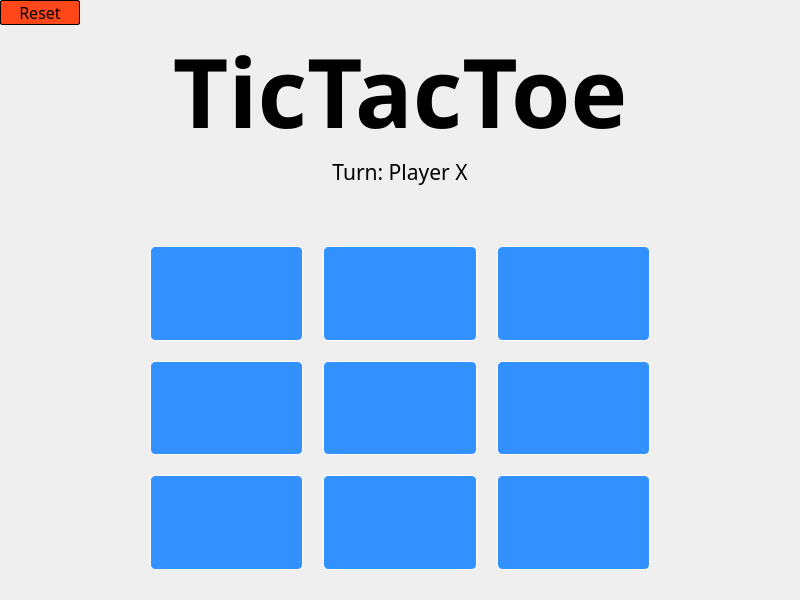
<?xml version="1.0" encoding="UTF-8"?>
<ui version="4.0">
 <class>TicTacToe</class>
 <widget class="QWidget" name="TicTacToe">
  <property name="geometry">
   <rect>
    <x>0</x>
    <y>0</y>
    <width>800</width>
    <height>600</height>
   </rect>
  </property>
  <property name="windowTitle">
   <string>Form</string>
  </property>
  <layout class="QVBoxLayout" name="verticalLayout">
   <property name="spacing">
    <number>0</number>
   </property>
   <property name="leftMargin">
    <number>0</number>
   </property>
   <property name="topMargin">
    <number>0</number>
   </property>
   <property name="rightMargin">
    <number>0</number>
   </property>
   <property name="bottomMargin">
    <number>0</number>
   </property>
   <item>
    <widget class="QPushButton" name="reset">
     <property name="sizePolicy">
      <sizepolicy hsizetype="Fixed" vsizetype="Fixed">
       <horstretch>0</horstretch>
       <verstretch>0</verstretch>
      </sizepolicy>
     </property>
     <property name="minimumSize">
      <size>
       <width>80</width>
       <height>24</height>
      </size>
     </property>
     <property name="font">
      <font>
       <family>Bahnschrift SemiLight Condensed</family>
       <pointsize>12</pointsize>
      </font>
     </property>
     <property name="cursor">
      <cursorShape>PointingHandCursor</cursorShape>
     </property>
     <property name="styleSheet">
      <string notr="true">QPushButton {
	background-color: rgb(255, 71, 25);
	border: 0.5px solid rgb(0, 0, 0);
	border-radius: 2px;
}

QPushButton:hover {
	background-color: rgb(255, 101, 29);
}</string>
     </property>
     <property name="text">
      <string>Reset</string>
     </property>
    </widget>
   </item>
   <item>
    <widget class="QLabel" name="label">
     <property name="sizePolicy">
      <sizepolicy hsizetype="Preferred" vsizetype="Fixed">
       <horstretch>0</horstretch>
       <verstretch>0</verstretch>
      </sizepolicy>
     </property>
     <property name="font">
      <font>
       <family>Agency FB</family>
       <pointsize>72</pointsize>
       <bold>true</bold>
      </font>
     </property>
     <property name="text">
      <string>TicTacToe</string>
     </property>
     <property name="alignment">
      <set>Qt::AlignCenter</set>
     </property>
    </widget>
   </item>
   <item>
    <widget class="QLabel" name="turn">
     <property name="font">
      <font>
       <family>Bahnschrift SemiLight SemiConde</family>
       <pointsize>16</pointsize>
      </font>
     </property>
     <property name="text">
      <string>Turn: Player X</string>
     </property>
     <property name="alignment">
      <set>Qt::AlignCenter</set>
     </property>
     <property name="margin">
      <number>10</number>
     </property>
    </widget>
   </item>
   <item>
    <widget class="QLabel" name="result">
     <property name="font">
      <font>
       <family>Bahnschrift SemiLight SemiConde</family>
       <pointsize>16</pointsize>
      </font>
     </property>
     <property name="text">
      <string/>
     </property>
     <property name="alignment">
      <set>Qt::AlignCenter</set>
     </property>
     <property name="margin">
      <number>0</number>
     </property>
    </widget>
   </item>
   <item>
    <layout class="QGridLayout" name="gridLayout">
     <property name="leftMargin">
      <number>150</number>
     </property>
     <property name="topMargin">
      <number>30</number>
     </property>
     <property name="rightMargin">
      <number>150</number>
     </property>
     <property name="bottomMargin">
      <number>30</number>
     </property>
     <property name="spacing">
      <number>20</number>
     </property>
     <item row="3" column="2">
      <widget class="QPushButton" name="btn_grid22">
       <property name="sizePolicy">
        <sizepolicy hsizetype="Expanding" vsizetype="Expanding">
         <horstretch>0</horstretch>
         <verstretch>0</verstretch>
        </sizepolicy>
       </property>
       <property name="font">
        <font>
         <family>Segoe MDL2 Assets</family>
         <pointsize>36</pointsize>
         <bold>false</bold>
        </font>
       </property>
       <property name="cursor">
        <cursorShape>PointingHandCursor</cursorShape>
       </property>
       <property name="styleSheet">
        <string notr="true">QPushButton {
	background-color: rgb(51, 145, 255);
	border: 1px solid rgb(255, 255, 255);
	border-radius: 5px;
}

QPushButton:hover {
	background-color: rgb(128, 187, 255);
}</string>
       </property>
       <property name="text">
        <string/>
       </property>
      </widget>
     </item>
     <item row="1" column="1">
      <widget class="QPushButton" name="btn_grid01">
       <property name="sizePolicy">
        <sizepolicy hsizetype="Expanding" vsizetype="Expanding">
         <horstretch>0</horstretch>
         <verstretch>0</verstretch>
        </sizepolicy>
       </property>
       <property name="font">
        <font>
         <family>Segoe MDL2 Assets</family>
         <pointsize>36</pointsize>
         <bold>false</bold>
        </font>
       </property>
       <property name="cursor">
        <cursorShape>PointingHandCursor</cursorShape>
       </property>
       <property name="styleSheet">
        <string notr="true">QPushButton {
	background-color: rgb(51, 145, 255);
	border: 1px solid rgb(255, 255, 255);
	border-radius: 5px;
}

QPushButton:hover {
	background-color: rgb(128, 187, 255);
}</string>
       </property>
       <property name="text">
        <string/>
       </property>
      </widget>
     </item>
     <item row="3" column="0">
      <widget class="QPushButton" name="btn_grid20">
       <property name="sizePolicy">
        <sizepolicy hsizetype="Expanding" vsizetype="Expanding">
         <horstretch>0</horstretch>
         <verstretch>0</verstretch>
        </sizepolicy>
       </property>
       <property name="font">
        <font>
         <family>Segoe MDL2 Assets</family>
         <pointsize>36</pointsize>
         <bold>false</bold>
        </font>
       </property>
       <property name="cursor">
        <cursorShape>PointingHandCursor</cursorShape>
       </property>
       <property name="styleSheet">
        <string notr="true">QPushButton {
	background-color: rgb(51, 145, 255);
	border: 1px solid rgb(255, 255, 255);
	border-radius: 5px;
}

QPushButton:hover {
	background-color: rgb(128, 187, 255);
}</string>
       </property>
       <property name="text">
        <string/>
       </property>
      </widget>
     </item>
     <item row="2" column="0">
      <widget class="QPushButton" name="btn_grid10">
       <property name="sizePolicy">
        <sizepolicy hsizetype="Expanding" vsizetype="Expanding">
         <horstretch>0</horstretch>
         <verstretch>0</verstretch>
        </sizepolicy>
       </property>
       <property name="font">
        <font>
         <family>Segoe MDL2 Assets</family>
         <pointsize>36</pointsize>
         <bold>false</bold>
        </font>
       </property>
       <property name="cursor">
        <cursorShape>PointingHandCursor</cursorShape>
       </property>
       <property name="styleSheet">
        <string notr="true">QPushButton {
	background-color: rgb(51, 145, 255);
	border: 1px solid rgb(255, 255, 255);
	border-radius: 5px;
}

QPushButton:hover {
	background-color: rgb(128, 187, 255);
}</string>
       </property>
       <property name="text">
        <string/>
       </property>
      </widget>
     </item>
     <item row="3" column="1">
      <widget class="QPushButton" name="btn_grid21">
       <property name="sizePolicy">
        <sizepolicy hsizetype="Expanding" vsizetype="Expanding">
         <horstretch>0</horstretch>
         <verstretch>0</verstretch>
        </sizepolicy>
       </property>
       <property name="font">
        <font>
         <family>Segoe MDL2 Assets</family>
         <pointsize>36</pointsize>
         <bold>false</bold>
        </font>
       </property>
       <property name="cursor">
        <cursorShape>PointingHandCursor</cursorShape>
       </property>
       <property name="styleSheet">
        <string notr="true">QPushButton {
	background-color: rgb(51, 145, 255);
	border: 1px solid rgb(255, 255, 255);
	border-radius: 5px;
}

QPushButton:hover {
	background-color: rgb(128, 187, 255);
}</string>
       </property>
       <property name="text">
        <string/>
       </property>
      </widget>
     </item>
     <item row="2" column="1">
      <widget class="QPushButton" name="btn_grid11">
       <property name="sizePolicy">
        <sizepolicy hsizetype="Expanding" vsizetype="Expanding">
         <horstretch>0</horstretch>
         <verstretch>0</verstretch>
        </sizepolicy>
       </property>
       <property name="font">
        <font>
         <family>Segoe MDL2 Assets</family>
         <pointsize>36</pointsize>
         <bold>false</bold>
        </font>
       </property>
       <property name="cursor">
        <cursorShape>PointingHandCursor</cursorShape>
       </property>
       <property name="styleSheet">
        <string notr="true">QPushButton {
	background-color: rgb(51, 145, 255);
	border: 1px solid rgb(255, 255, 255);
	border-radius: 5px;
}

QPushButton:hover {
	background-color: rgb(128, 187, 255);
}</string>
       </property>
       <property name="text">
        <string/>
       </property>
      </widget>
     </item>
     <item row="1" column="2">
      <widget class="QPushButton" name="btn_grid02">
       <property name="sizePolicy">
        <sizepolicy hsizetype="Expanding" vsizetype="Expanding">
         <horstretch>0</horstretch>
         <verstretch>0</verstretch>
        </sizepolicy>
       </property>
       <property name="font">
        <font>
         <family>Segoe MDL2 Assets</family>
         <pointsize>36</pointsize>
         <bold>false</bold>
        </font>
       </property>
       <property name="cursor">
        <cursorShape>PointingHandCursor</cursorShape>
       </property>
       <property name="styleSheet">
        <string notr="true">QPushButton {
	background-color: rgb(51, 145, 255);
	border: 1px solid rgb(255, 255, 255);
	border-radius: 5px;
}

QPushButton:hover {
	background-color: rgb(128, 187, 255);
}</string>
       </property>
       <property name="text">
        <string/>
       </property>
      </widget>
     </item>
     <item row="1" column="0">
      <widget class="QPushButton" name="btn_grid00">
       <property name="sizePolicy">
        <sizepolicy hsizetype="Expanding" vsizetype="Expanding">
         <horstretch>0</horstretch>
         <verstretch>0</verstretch>
        </sizepolicy>
       </property>
       <property name="font">
        <font>
         <family>Segoe MDL2 Assets</family>
         <pointsize>36</pointsize>
         <bold>false</bold>
        </font>
       </property>
       <property name="cursor">
        <cursorShape>PointingHandCursor</cursorShape>
       </property>
       <property name="styleSheet">
        <string notr="true">QPushButton {
	background-color: rgb(51, 145, 255);
	border: 1px solid rgb(255, 255, 255);
	border-radius: 5px;
}

QPushButton:hover {
	background-color: rgb(128, 187, 255);
}</string>
       </property>
       <property name="text">
        <string/>
       </property>
      </widget>
     </item>
     <item row="2" column="2">
      <widget class="QPushButton" name="btn_grid12">
       <property name="sizePolicy">
        <sizepolicy hsizetype="Expanding" vsizetype="Expanding">
         <horstretch>0</horstretch>
         <verstretch>0</verstretch>
        </sizepolicy>
       </property>
       <property name="font">
        <font>
         <family>Segoe MDL2 Assets</family>
         <pointsize>36</pointsize>
         <bold>false</bold>
        </font>
       </property>
       <property name="cursor">
        <cursorShape>PointingHandCursor</cursorShape>
       </property>
       <property name="styleSheet">
        <string notr="true">QPushButton {
	background-color: rgb(51, 145, 255);
	border: 1px solid rgb(255, 255, 255);
	border-radius: 5px;
}

QPushButton:hover {
	background-color: rgb(128, 187, 255);
}</string>
       </property>
       <property name="text">
        <string/>
       </property>
      </widget>
     </item>
    </layout>
   </item>
  </layout>
 </widget>
 <resources/>
 <connections/>
</ui>
